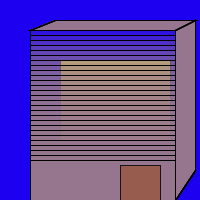
Frame 1 (no input)
Frame 60 (the mouse pressed at the canvas centre just before this capture): identical to frame 1, image omitted
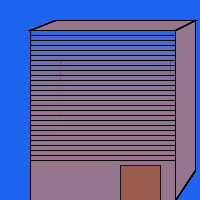
Frame 120 (the mouse held since frame 60 and released just before this capture)

The Processing sketch that drew these frames (run headless with seeded random() and noise(); from frame 60 on, the mouse is pressed at the canvas centre):

// Processing sketch: processing_98464
// ── processing_98464.pde

//*fachada representando variação de luz.

void setup () {
  size (200, 200);
  background (0);
}
void draw () {
  background (30, mouseX, 240);
  if (  mouseX<100) {

    fill(245, 232, 84);
  }
  else {   
    fill(41, 99, 220);
  }
  rect(60, 60, 110, 80); //*vidro,fundo do reticulado.
  for (int y=30; y<=160; y=y+5)
  { 
    fill(155, 69, 27, 60);
    rect(120, 165, 40, 50); //*porta.


    fill(150, 120, 142, 40);//*reticulado
    stroke(0);

    rect (30, y, 145, 170); //*dimensão da'casa;

    quad(175, 30, 175, 200, 195, 170, 195, 20);//*planoparedelateral

    quad(30, 30, 175, 30, 195, 20, 55, 20);//*palnoteto
  }
}                                      //*Viviane Fogaço 2S 2012 computação1
